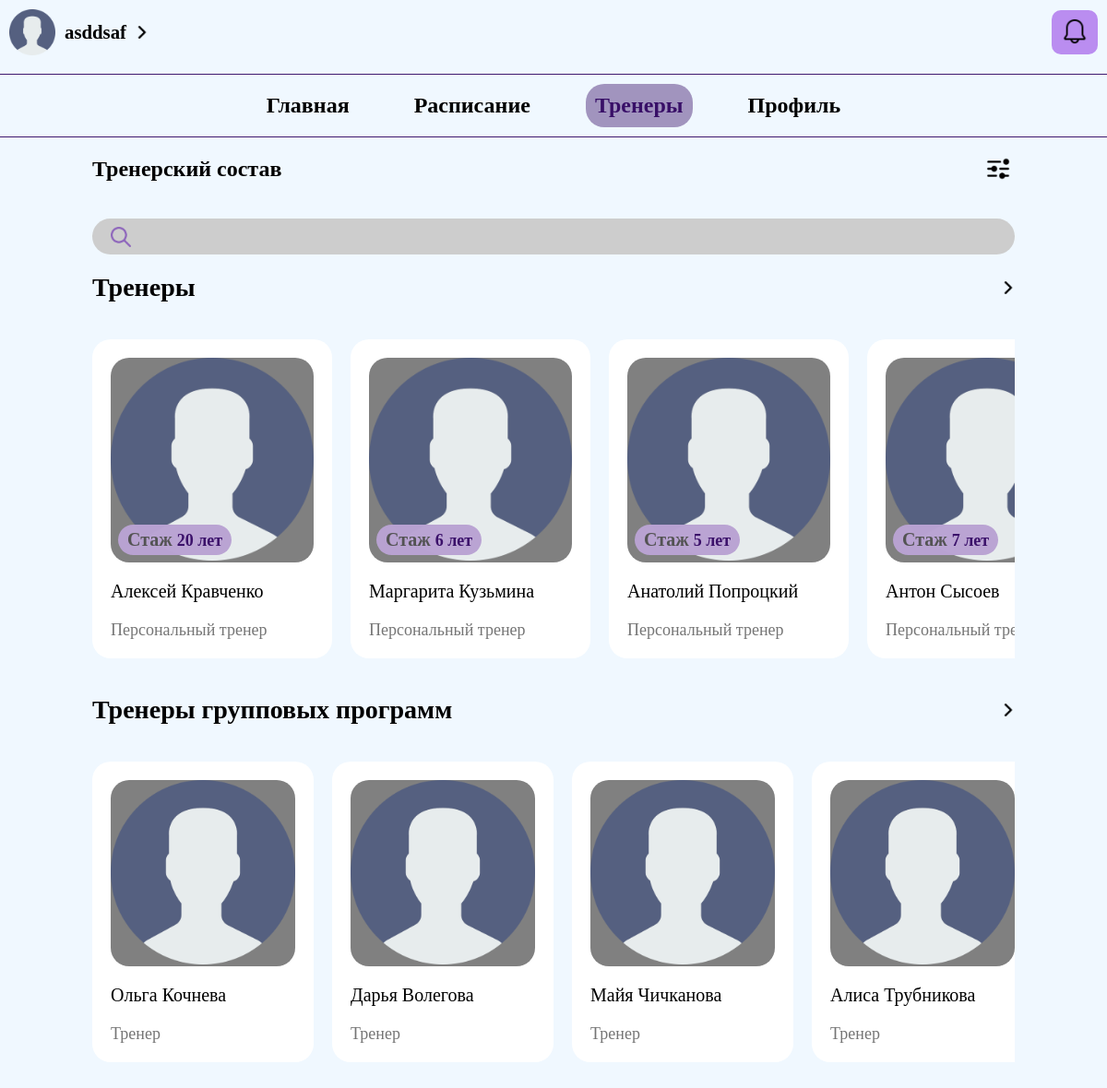
The app's page /src/views/treners.php (signed in) with its own data.
### tables this page shows
CREATE TABLE `treners` (
  `trenersId` int NOT NULL,
  `trenersName` varchar(100) NOT NULL,
  `trenersSurname` varchar(100) NOT NULL,
  `experience` int NOT NULL,
  `postCode` int NOT NULL,
  `fitnessCode` int NOT NULL,
  `genderCode` int NOT NULL
);

CREATE TABLE `post` (
  `postId` int NOT NULL,
  `PostName` varchar(300) NOT NULL
);

### src/php/pers-treners-limit.php (shortened to what this page needs)
<?php
$sql = "SELECT * FROM `treners` join `post` on `treners`.`postCode` = `post`.`postId` join genderTreners on genderTrenersId = genderCode where `postCode`=1 limit 7";
if($result = $link->query($sql)){
    foreach($result as $row){
      echo '<div class="personal-treners-card" data-sex="'.$row["genderTrenersValue"].'">';
      echo '  <div class="personal-treners-block-img">';
      echo '    <img class="personal-treners-card-img" src="../../resources/img/user.png" alt="user">';
      echo '    <div class="personal-treners-card-experience">Стаж <span class="personal-treners-card-years">'.$row["experience"].' лет</span></div>';
      echo '  </div>';
      echo '  <div class="personal-treners-card-name">'. $row["trenersName"] . ' ' .$row["trenersSurname"] .'</div>';
      echo '  <div class="personal-treners-card-profile">'.$row["PostName"].'</div>';
      echo '</div>';
    }
} else{
    echo "Ошибка: " . $link->error;
}
?>

### src/php/tren-treners-limit.php (shortened to what this page needs)
<?php
$sql = "SELECT * FROM `treners` join `post` on `treners`.`postCode` = `post`.`postId` join genderTreners on genderTrenersId = genderCode where `postCode`=2 limit 7;";
if($result = $link->query($sql)){
    foreach($result as $row){
      echo '<div class="groups-treners-card" data-sex="'.$row["genderTrenersValue"].'">';
      echo '  <div class="groups-treners-block-img">';
      echo '    <img class="groups-treners-card-img" src="../../resources/img/user.png" alt="user">';
      echo '  </div>';
      echo '  <div class="groups-treners-card-name">'. $row["trenersName"] . ' ' .$row["trenersSurname"] .'</div>';
      echo '  <div class="personal-treners-card-profile">'.$row["PostName"].'</div>';
      echo '</div>';
    }
} else{
    echo "Ошибка: " . $link->error;
}
?>

### src/styles/common.css (style rules this page uses)
* { padding: 0; margin: 0; box-sizing: border-box; font-size: 8px; }
body { background-color: aliceblue; }

### src/styles/treners.css (style rules this page uses)
.personal-treners-card, .groups-treners-card, .personal-treners-card-all { display: flex; flex-direction: column; align-items: flex-start; gap: 20px; padding: 20px; margin: 20px 0; border-radius: 20px; background-color: white; }
.personal-treners-card-img, .groups-treners-card-img { width: inherit; border-radius: 20px; }
.personal-treners-block-img, .groups-treners-block-img { position: relative; width: 260px; border-radius: 20px; background-color: gray; }
.personal-treners-card-name, .groups-treners-card-name { font-size: 3em; }
.personal-treners-card-profile { font-size: 2.5em; color: rgb(117, 117, 117); }
.personal-treners-card-experience { position: absolute; bottom: 8px; left: 8px; font-size: 2.5em; background-color: #b9a3d3fa; border-radius: 20px; color: rgb(83, 83, 83); font-weight: 600; padding: 5px 10px; }
.personal-treners-card-years, .personal-treners-card-yearsword { font-size: 1em; color: #2d015fe7; }
.groups-treners-block-img { width: 200px; }
@media screen and (max-width: 1300px) { .treners-staff-search, .personal-treners-card-name, .groups-treners-card-name, .filter-block-btn-win { font-size: 20px; } }
@media screen and (max-width: 1300px) { .personal-treners-card-profile, .personal-treners-card-years { font-size: 18px; } }
@media screen and (max-width: 1300px) { .personal-treners-block-img { width: 220px; } }

### records on screen
treners: experience "20", trenersName "Алексей", trenersSurname "Кравченко", postCode.PostName "Персональный тренер"
treners: experience "6", trenersName "Маргарита", trenersSurname "Кузьмина", postCode.PostName "Персональный тренер"
treners: experience "5", trenersName "Анатолий", trenersSurname "Попроцкий", postCode.PostName "Персональный тренер"
treners: experience "7", trenersName "Антон", trenersSurname "Сысоев", postCode.PostName "Персональный…"
treners: trenersName "Ольга", trenersSurname "Кочнева", postCode.PostName "Тренер"
treners: trenersName "Дарья", trenersSurname "Волегова", postCode.PostName "Тренер"
treners: trenersName "Майя", trenersSurname "Чичканова", postCode.PostName "Тренер"
treners: trenersName "Алиса", trenersSurname "Трубникова", postCode.PostName "Тренер"

### other values on screen
$_SESSION['user']['name'] "asddsaf"
